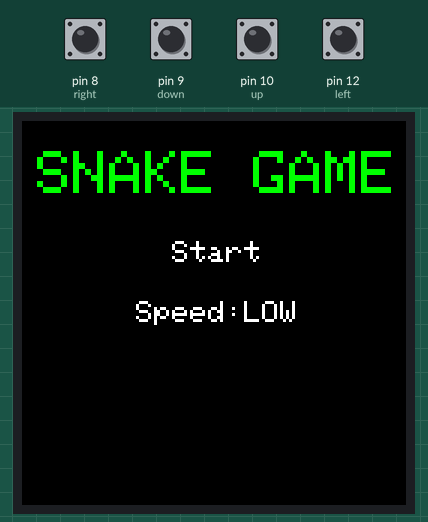
Bench run of a sketch on a simulated Arduino Uno, built with avr-gcc and run on an emulated ATmega328P. Shown: 128×128 colour display. The test bench sets the inputs (shaded band); at power-on: pin 8 (right), pin 9 (down), pin 10 (up), pin 12 (left) HIGH. Random numbers use the default seed unless the sketch sets one; what the sketch prints to the serial monitor is not drawn.

Above: at 1.3 s.
1.4 s: pin 9 (down) pulled LOW for 1 s
At 2.9 s:
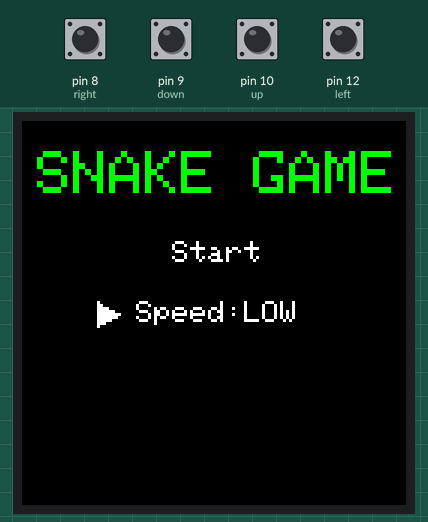
3.9 s: pin 8 (right) pulled LOW for 0.15 s
At 5.3 s:
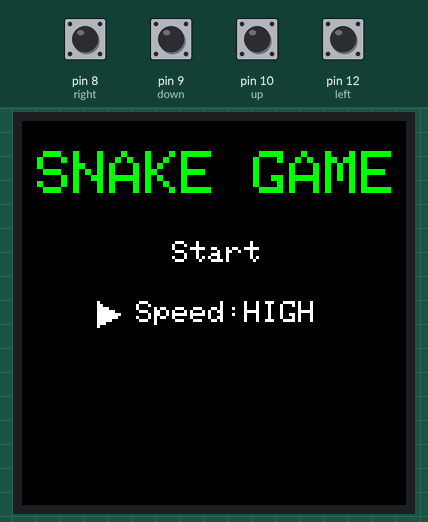
5.6 s: pin 10 (up) pulled LOW for 0.15 s
At 5.65 s:
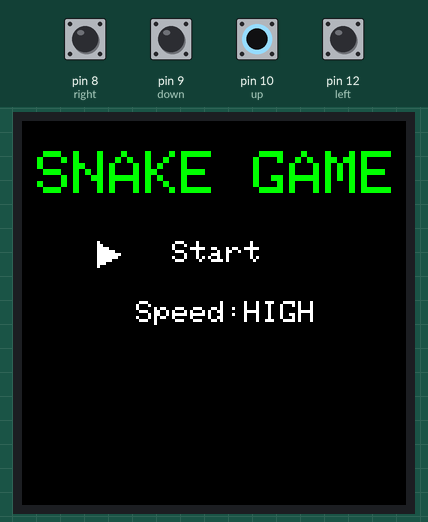
7.2 s: pin 12 (left) pulled LOW for 0.15 s
At 7.8 s:
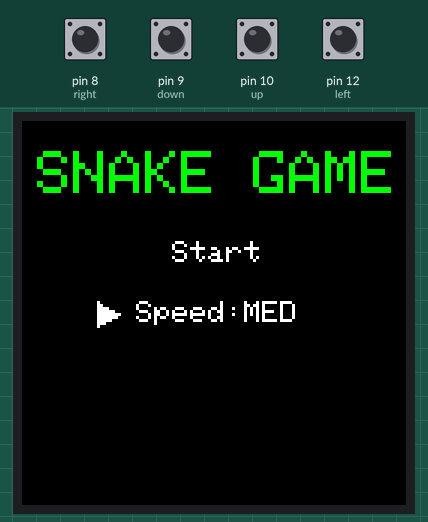
8.9 s: pin 9 (down) pulled LOW for 0.15 s
At 8.95 s:
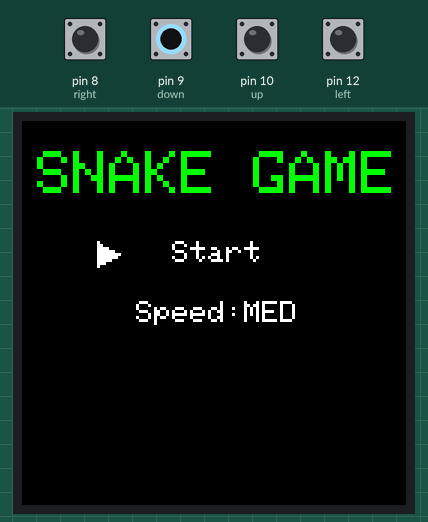
10.5 s: pin 8 (right) driven LOW and pin 9 (down) driven LOW
At 10.98 s:
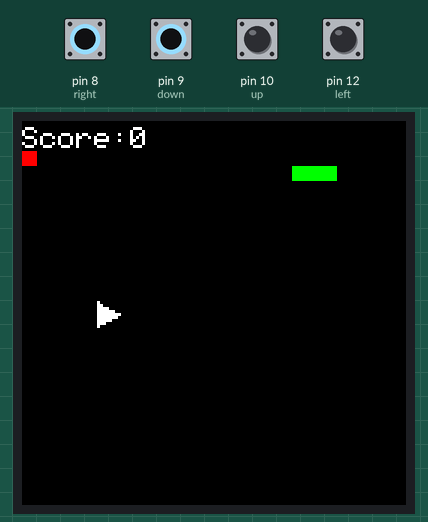
Timing chart, 0 to 13.5 s (numbered marks = the images above; inputs shaded):
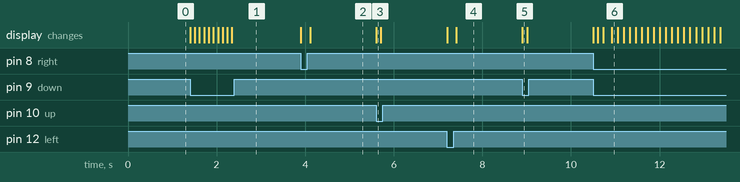

The sketch:

snake_game.ino
```cpp
#include <Adafruit_GFX.h>    // Core graphics library
#include <Adafruit_ST7735.h> // Hardware-specific library
#include <SPI.h>             // SPI library

//Define the pins
#define TFT_CS 7
#define TFT_RST 5
#define TFT_DC 6
//#define TFT_SCLK = 13
//#define TFT_MOSI = 11

Adafruit_ST7735 tft = Adafruit_ST7735(TFT_CS,  TFT_DC, TFT_RST);

//Color variables

//Button variables
const int up = 10; //Pin number
const int right = 8; //Pin number
const int down = 9; //Pin number
const int left = 12; //Pin number
bool up_bool = false; //Boolean for up
bool down_bool = true; //Boolean for down
bool left_bool = false; //Boolean for left
bool right_bool = false; //Boolean for right

//Game variables
int len = 20; //Snake body length
int head_x = 80; //Head X position
int head_y = 10; //Head Y postion
int last_headx = head_x; //Store the value of the last head.x
int last_heady = head_y; //Store the value of the last head.y
int bodyx[200] = {20, 40, 60, 80}; //X values for the body
int bodyy[200] = {10, 10, 10, 10}; //Y values for the body
int fx, fy = 10; //Fruit x and y position
int game_speed = 50; //Game speed
int score = 0; //Score
int last_score = 0; //Change the score for display
int cur = 2; //Cursor selector for the main menu
int speed_sel = 1; //For the speed selection flip flop
bool game_over = true; //Game over boolean
bool main_menu = true;
String speed_string = "LOW";

void setup()
{
  Serial.begin(9600); //Start Serial
  Serial.print("Starting...");
  //Initialize the Display
  tft.setRotation(3);
  tft.initR(INITR_144GREENTAB);
  Serial.println("Initialized");
  tft.fillScreen(ST7735_BLACK);
}

void loop()
{
  tft.setRotation(3);
  if (main_menu == false)
  {
    if (game_over == false)
    {
      game_loop(); //Main Game Loop
    }else
    {
      game_over_loop(); //Run game over loop
    }

  }else
  {
    menu_loop();
  }
}

void button_loop()
{
  //Button Logic pretty simple stuff
  int up_state = digitalRead(up);
  if (up_state == LOW and down_bool == false){
    Serial.println("Up pressed");
     up_bool = true;
     right_bool= false;
     left_bool = false;
     down_bool = false;
  }
  int down_state = digitalRead(down);
  if (down_state == LOW and up_bool == false){
    Serial.println("Down pressed");
    down_bool = true;
    right_bool= false;
    left_bool = false;
    up_bool = false;
  }
  int right_state = digitalRead(right);
  if (right_state == LOW and left_bool == false){
    Serial.println("Right pressed");
    right_bool= true;
    left_bool = false;
    down_bool = false;
    up_bool = false;
  }
  int left_state = digitalRead(left);
  if (left_state == LOW and right_bool == false){
    Serial.println("Left pressed");
    left_bool = true;
    right_bool= false;
    down_bool = false;
    up_bool = false;
  }
}

void game_loop()
{
  Serial.println("Game Running ");
  //Movement
  for (int i = 0; i < len; i++) //Looping through the array to change the values
  {
    tft.fillRect(bodyx[i], bodyy[i], 10, 10, ST7735_BLACK); //Clear the last segment
    if (right_bool == true)
    {
      bodyy[i] = head_y; //Move this current segment to the head.y
      bodyx[i] = head_x + 5; //Move this current segment to the head + 5 pixels
      if (bodyx[i] > 120) //If the head exceeds the screen
      {
        bodyx[i] = 0;
      }
    }
    if (down_bool == true)
    {
      bodyx[i] = head_x;
      bodyy[i] = head_y + 5;
      if (bodyy[i] > 120)
      {
        bodyy[i] = 0;
      }
    }
    if (up_bool == true)
    {
      bodyx[i] = head_x;
      bodyy[i] = head_y - 5;
      if (bodyy[i] < 0)
      {
        bodyy[i] = 120;
      }
    }
    if (left_bool == true)
    {
      bodyy[i] = head_y;
      bodyx[i] = head_x - 5;
      if (bodyx[i] < 0)
      {
        bodyx[i] = 120;
      }
    }
    last_headx = head_x; // Update the last head pos.x
    last_heady = head_y; //Update the last head pos.y
    head_x = bodyx[i]; //Update this current segment as the new head.x
    head_y = bodyy[i]; //Update this current segment as the new head.y
    //Collision
    for (int j = 0; j < len; j++)
    {
      if (j != i) //If the head intersects with a segment
      {
        if (head_x == bodyx[j] and head_y == bodyy[j])
        {
          game_over = true;
          Serial.println("Game Over");
          len = 0;

        }
      }
    }
    tft.fillRect(bodyx[i], bodyy[i], 5, 5, ST7735_GREEN); //Draw the current segment
    fruit(); //Fruit loop :P
    draw_score(); //Draw the score
    button_loop(); //Check for buttons being pressed

    delay(game_speed); //Delay the main game loop
  }
  if (game_over == true) //Clear the screen on the last loop iteration
  {
    tft.fillRect(0, 0, 128, 128, ST7735_BLACK); //Clear the screen
  }
}

void fruit()
{
  if (head_x >= fx and (head_x + 10) <= (fx + 10) and head_y >= fy and (head_y + 10) <= (fy + 10))
  {
    if (len < 199) //So the length of the snake doesnt exceed the array limit
    {
      len = len + 1; //Add a segment to the snake
    }
    //Create a new fruit in a random position
    fx = random(4, 11);
    fy = random(4, 11);
    fx = fx * 10;
    fy = fy * 10;
    score = score + 1; //Add to the score
  }
  tft.fillRect(fx, fy, 5, 5, ST7735_RED); //Draw the fruit
}

void draw_score()
{
  tft.setCursor(0, 2); //Set the cursor for the text to start
  tft.setTextColor(ST7735_WHITE); //Set the font color
  tft.setTextWrap(false); //I doubt anyone could get a score above 100000
  if (score > last_score)
  {
    tft.fillRect(35, 0, 25, 10, ST7735_BLACK); //Draw a black box to clear the last numbers
    last_score = score; //Update the last score
  }
  tft.print("Score:" + String(score)); //Print the Score string
}

void menu_loop()
{
  tft.setCursor(5, 10); //Set the cursor for the text to start
  tft.setTextSize(2);
  tft.setTextColor(ST7735_GREEN); //Set the font color
  tft.setTextWrap(false); //No text wrapping needed
  tft.print("SNAKE GAME"); //Print Snake to the screen

  //Draw the menu select items
  //Draw the play button
  tft.setCursor(50, 40);
  tft.setTextSize(1);
  tft.setTextColor(ST7735_WHITE);
  tft.print("Start");

  //Draw Speed select
  tft.setCursor(38, 60);
  tft.print("Speed:" + speed_string);

  //Speed selecting
  //Set up the button states
  int up_state = digitalRead(up);
  int down_state = digitalRead(down);
  int right_state = digitalRead(right);
  int left_state = digitalRead(left);
  if (right_state == LOW or left_state == LOW)
  {
    if (cur == 2)
    {
      if (speed_string == "HIGH" and speed_sel == 1)
      {
        speed_string = "LOW";
        game_speed = 100;
        speed_sel = 0;
      }
      if (speed_string == "MED" and speed_sel == 1)
      {
        speed_string = "HIGH";
        game_speed = 20;
        speed_sel = 0;
      }
      if (speed_string == "LOW" and speed_sel == 1)
      {
        speed_string = "MED";
        game_speed = 50;
        speed_sel = 0;
      }
      speed_sel = 1;
      tft.fillRect(74, 60, 40, 20, ST7735_BLACK); //Draw a black box to clear the speed text
      delay(100);
    }else{
      game_over = false;
      main_menu = false;
      len = 4;
      score = 0;
      tft.fillRect(0, 0, 128, 128, ST7735_BLACK); //Clear the screen
    }
  }

  if(up_state == LOW)
  {
    if(cur == 1)
    {
      cur = 2;
      tft.fillTriangle(25, 60, 25, 68, 32, 64, ST7735_WHITE); //Draw a selection triangle
      tft.fillRect(25, 40, 8, 9, ST7735_BLACK); //Draw a black box to clear the arrow
      delay(100);

    }else
    {
      cur = 1;
      tft.fillTriangle(25, 40, 25, 48, 32, 44, ST7735_WHITE); //Draw a selection triangle
      tft.fillRect(25, 60, 8, 9, ST7735_BLACK); //Draw a black box to clear the arrow
      delay(100);
    }
  }
  if(down_state == LOW)
  {
    if(cur == 1)
    {
      cur = 2;
      tft.fillTriangle(25, 60, 25, 68, 32, 64, ST7735_WHITE); //Draw a selection triangle
      tft.fillRect(25, 40, 8, 9, ST7735_BLACK); //Draw a black box to clear the arrow
      delay(100);
    }else
    {
      cur = 1;
      tft.fillTriangle(25, 40, 25, 48, 32, 44, ST7735_WHITE); //Draw a selection triangle
      tft.fillRect(25, 60, 8, 9, ST7735_BLACK); //Draw a black box to clear the arrow
      delay(100);
    }
  }
}


void game_over_loop()
{
  delay(100);
  tft.setCursor(10, 2); //Set the cursor for the text to start
  tft.setTextSize(2);
  tft.setTextColor(ST7735_RED); //Set the font color
  tft.setTextWrap(false); //No text wrapping needed
  tft.print("GAME OVER"); //Print Game over to the screen
  //Show the final score
  tft.setTextColor(ST7735_WHITE); //Set the font color
  tft.setCursor(15, 50);
  tft.setTextSize(2);
  tft.print("Score:" + String(score));
  //Show the key text
  tft.setCursor(25, 100);
  tft.setTextSize(1);
  tft.print("Press any key");
  //Set up the button states
  int up_state = digitalRead(up);
  int down_state = digitalRead(down);
  int right_state = digitalRead(right);
  int left_state = digitalRead(left);
  if (right_state == LOW or left_state == LOW or up_state == LOW or down_state == LOW)
  {
    main_menu = true; //Go back to the main menu if any key is pressed
    tft.fillRect(0, 0, 128, 128, ST7735_BLACK); //Clear the screen
  }
}
```

Measured:
- after the input at 1.4 s, the display: first changes at once (image 1 shows a later state)
- after the input at 3.9 s, the display: first changes at once (image 2 shows a later state)
- after the input at 5.6 s, the display: changes at once (image 3)
- after the input at 7.2 s, the display: first changes at once (image 4 shows a later state)
- after the input at 8.9 s, the display: changes at once (image 5)
- after the input at 10.5 s, the display: first changes at once (image 6 shows a later state)
